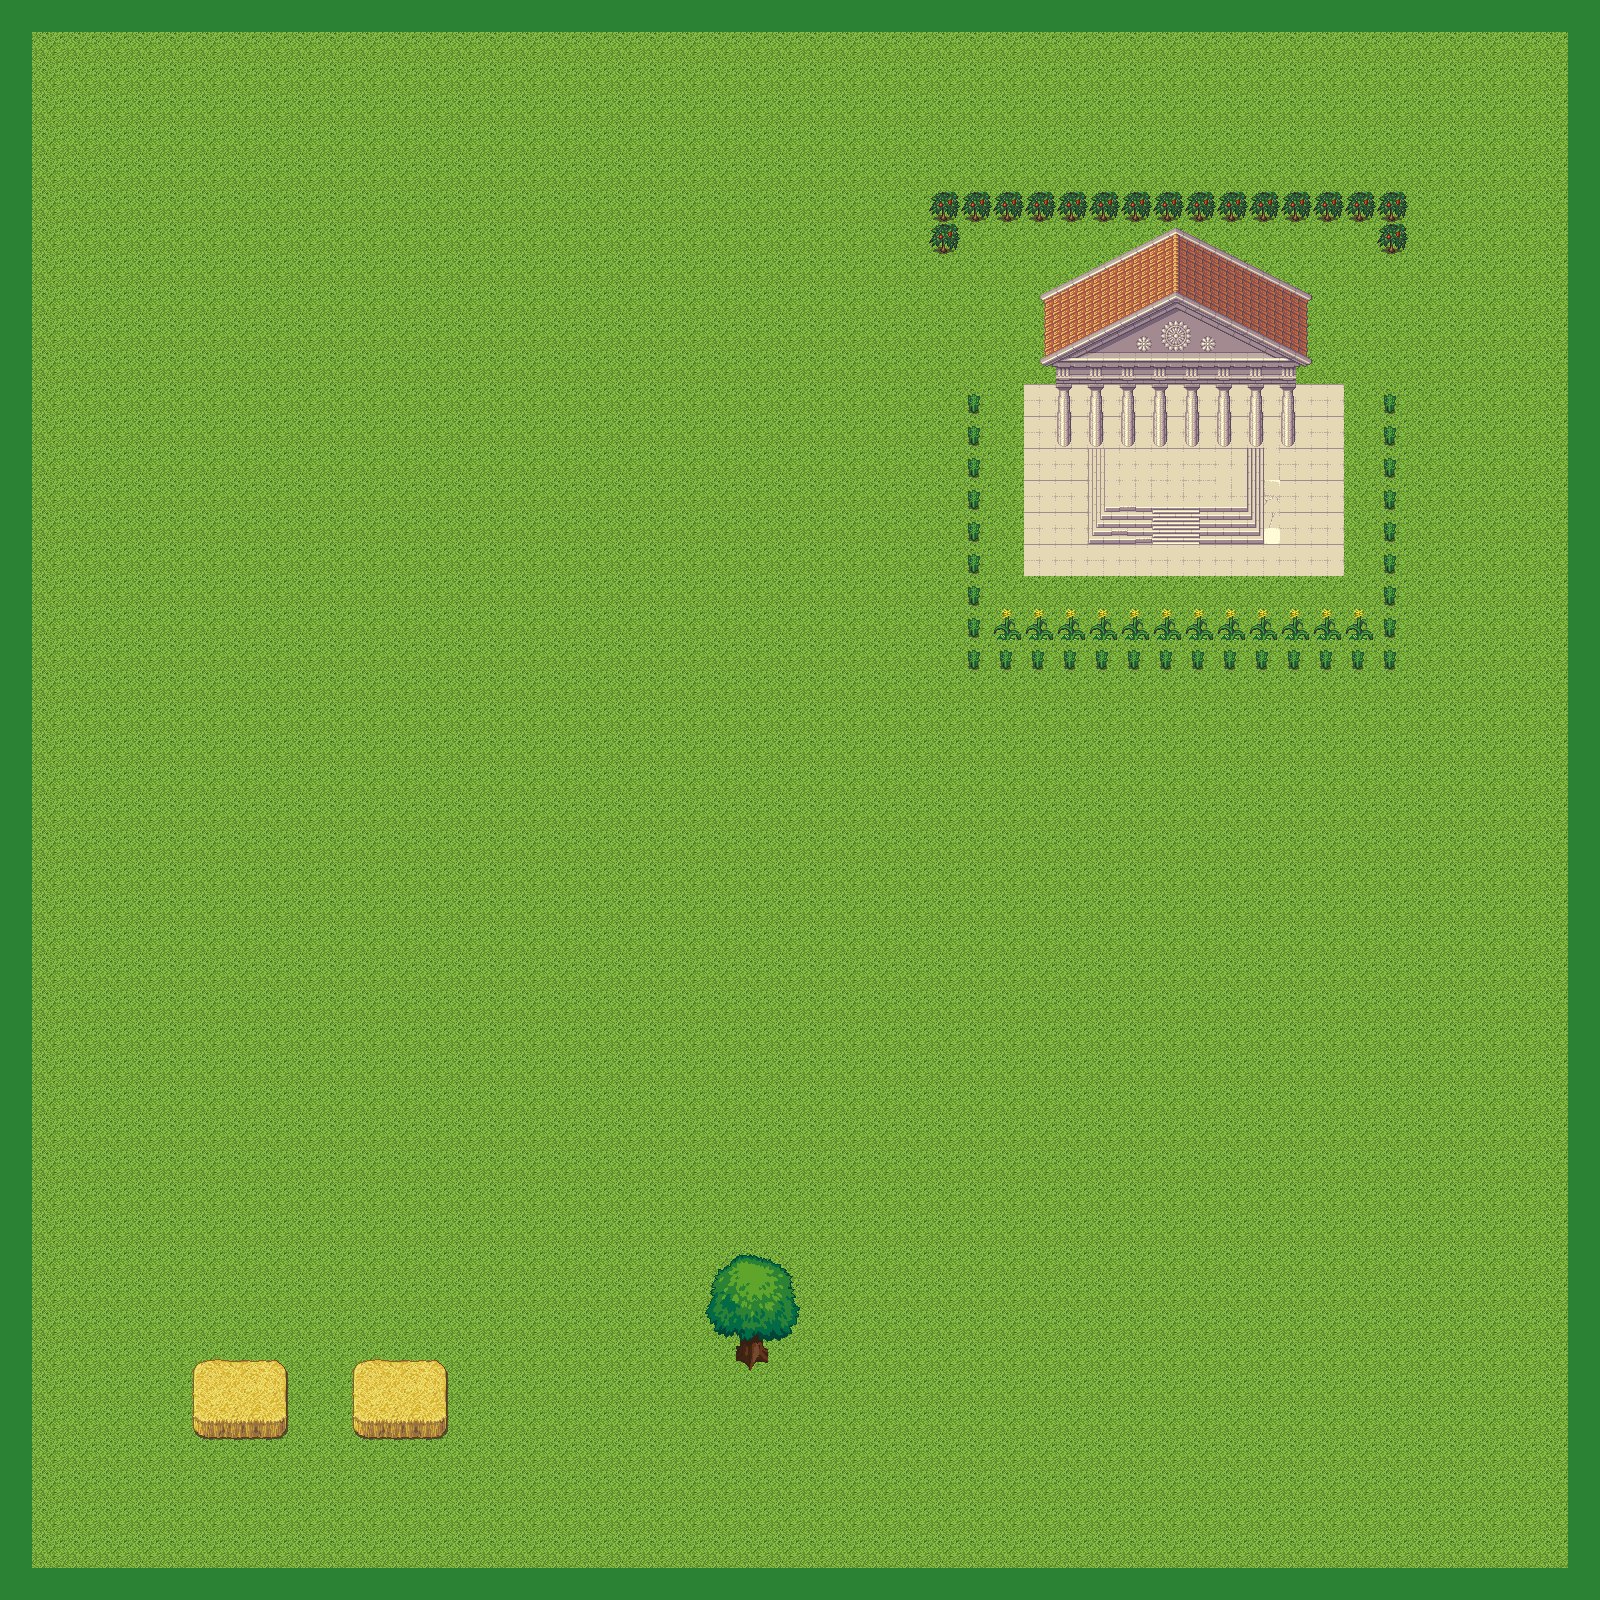

This is a level from a 2D game, rendered from its Tiled map with the project's own tilesets. A one-line summary and the map file follow, with tile-layer data summarised:
An orthogonal 50x50 tile map with 32x32 px tiles, 5 tile layers (grass, grasstop, neo, objects, ...), 2 tilesets.

<map version="1.0" orientation="orthogonal" renderorder="right-down" width="50" height="50" tilewidth="32" tileheight="32" nextobjectid="1">
 <tileset firstgid="1" name="terrain_atlas" tilewidth="32" tileheight="32" tilecount="1024">
  <image source="tilesets/terrain_atlas.png" width="1024" height="1024" />
 </tileset>
 <tileset firstgid="1025" name="classical_temple_tiles" tilewidth="32" tileheight="32" tilecount="768">
  <image source="tilesets/classical_temple_tiles.png" width="1024" height="768" />
 </tileset>
 <layer name="grass" width="50" height="50">
  <data>[2500 cells, 2500 non-empty, 2 distinct tile ids]</data>
 </layer>
 <layer name="grasstop" width="50" height="50">
  <data>[2500 cells, 101 non-empty, 4 distinct tile ids]</data>
 </layer>
 <layer name="neo" width="50" height="50">
  <data>[2500 cells, 18 non-empty, 9 distinct tile ids]</data>
 </layer>
 <layer name="objects" width="50" height="50">
  <properties>
   <property name="collision" value="1" />
  </properties>
  <data>[2500 cells, 60 non-empty, 60 distinct tile ids]</data>
 </layer>
 <layer name="above" width="50" height="50">
  <properties>
   <property name="sky" value="1" />
  </properties>
  <data>[2500 cells, 24 non-empty, 24 distinct tile ids]</data>
 </layer>
</map>
